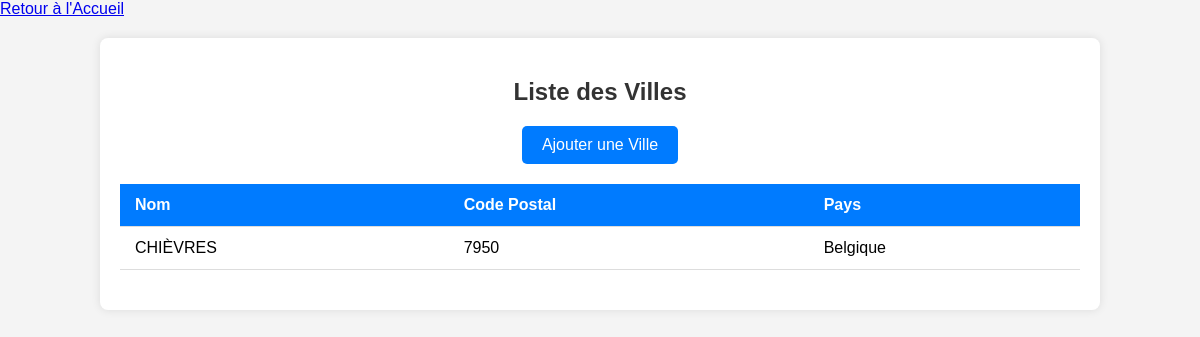
Page /villes/ on the earlier database version.
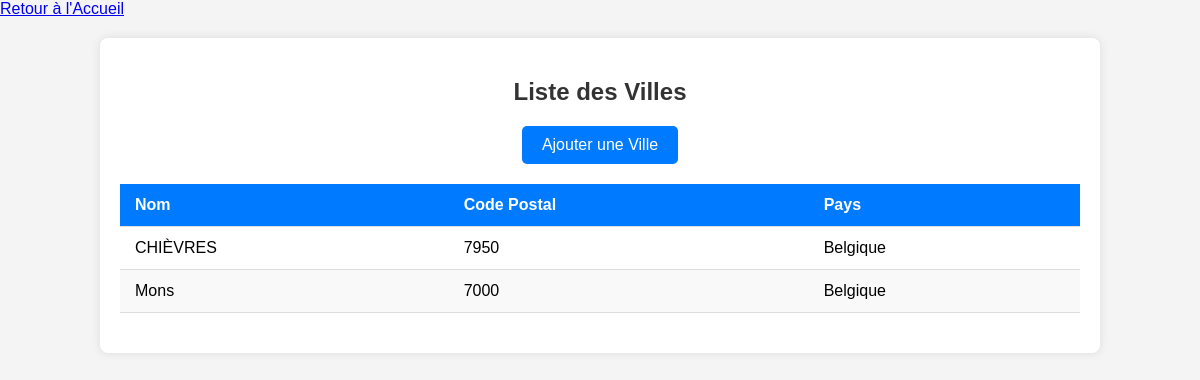
Same page on the later database version.
### gui/models.py (models this page shows, shortened)
class Ville(models.Model):
    nom_ville = models.CharField(max_length=100)
    code_postal = models.CharField(max_length=10)
    pays = models.CharField(max_length=50)
    class Meta:
        db_table = 'Ville'

### gui/views.py (the view)
# urls.py: path('villes/', VilleList.as_view(), name='villes_list'),
class VilleList(ListView):
    model = Ville
    template_name = 'gui/lister_villes.html'

### templates/gui/lister_villes.html (shortened to what this page needs)
<!DOCTYPE html>
<html lang="fr">
<head>
</head>
<body>
<div class="button-container">
    <a href="{% url 'homepage' %}" class="button">Retour à l'Accueil</a>
</div>
<div class="container">
    <h2>Liste des Villes</h2>
    <a href="/villes/create/" class="add-button">Ajouter une Ville</a>
    <table>
        <thead>
            <tr>
                <th>Nom</th>
                <th>Code Postal</th>
                <th>Pays</th>
            </tr>
        </thead>
        <tbody>
            {% for ville in object_list %}
            <tr>
                <td>{{ ville.nom_ville }}</td>
                <td>{{ ville.code_postal }}</td>
                <td>{{ ville.pays }}</td>
            </tr>
            {% empty %}
            <tr>
                <td colspan="3" style="text-align: center;">Aucune ville trouvée.</td>
            </tr>
            {% endfor %}
        </tbody>
    </table>
</div>
</body>
</html>

Differences in the rows shown:
added Ville: nom_ville "Mons", code_postal "7000", pays "Belgique"
